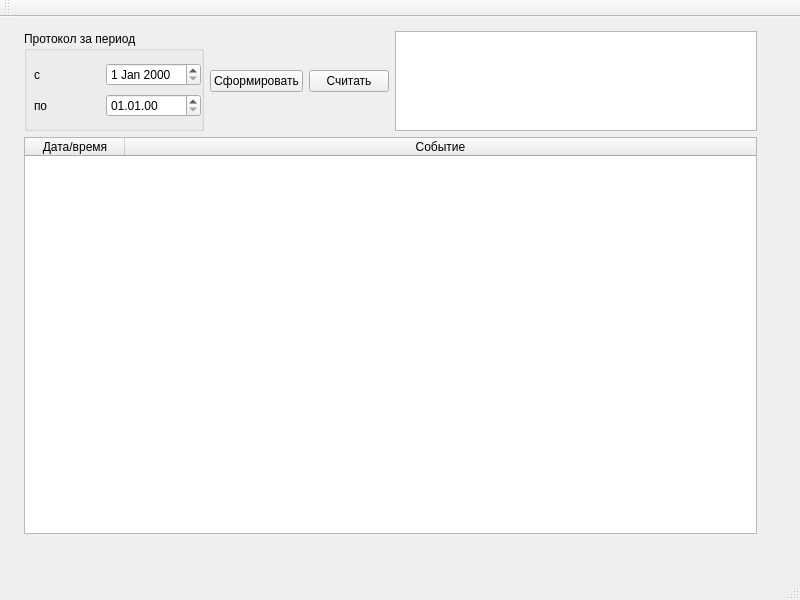
<?xml version="1.0" encoding="UTF-8"?>
<ui version="4.0">
 <class>EventsLog</class>
 <widget class="QMainWindow" name="EventsLog">
  <property name="geometry">
   <rect>
    <x>0</x>
    <y>0</y>
    <width>800</width>
    <height>600</height>
   </rect>
  </property>
  <property name="windowTitle">
   <string>События системы</string>
  </property>
  <widget class="QWidget" name="centralwidget">
   <widget class="QWidget" name="layoutWidget">
    <property name="geometry">
     <rect>
      <x>20</x>
      <y>10</y>
      <width>741</width>
      <height>511</height>
     </rect>
    </property>
    <layout class="QGridLayout" name="glMain">
     <property name="leftMargin">
      <number>4</number>
     </property>
     <property name="topMargin">
      <number>4</number>
     </property>
     <property name="rightMargin">
      <number>4</number>
     </property>
     <property name="bottomMargin">
      <number>4</number>
     </property>
     <item row="0" column="1">
      <widget class="QPushButton" name="pbnGetLog">
       <property name="sizePolicy">
        <sizepolicy hsizetype="Fixed" vsizetype="Fixed">
         <horstretch>0</horstretch>
         <verstretch>0</verstretch>
        </sizepolicy>
       </property>
       <property name="text">
        <string>Сформировать</string>
       </property>
      </widget>
     </item>
     <item row="0" column="0">
      <widget class="QGroupBox" name="grbxRepPeriod">
       <property name="minimumSize">
        <size>
         <width>180</width>
         <height>100</height>
        </size>
       </property>
       <property name="maximumSize">
        <size>
         <width>180</width>
         <height>100</height>
        </size>
       </property>
       <property name="title">
        <string>Протокол за период</string>
       </property>
       <widget class="QWidget" name="layoutWidget">
        <property name="geometry">
         <rect>
          <x>10</x>
          <y>30</y>
          <width>167</width>
          <height>60</height>
         </rect>
        </property>
        <layout class="QGridLayout" name="glPeriod">
         <item row="0" column="0">
          <widget class="QLabel" name="label_2">
           <property name="text">
            <string>с</string>
           </property>
          </widget>
         </item>
         <item row="1" column="0">
          <widget class="QLabel" name="label_3">
           <property name="text">
            <string>по</string>
           </property>
          </widget>
         </item>
         <item row="0" column="1">
          <widget class="QDateEdit" name="deBegin"/>
         </item>
         <item row="1" column="1">
          <widget class="QDateEdit" name="deEnd">
           <property name="showGroupSeparator" stdset="0">
            <bool>false</bool>
           </property>
           <property name="displayFormat">
            <string>dd.MM.yy</string>
           </property>
          </widget>
         </item>
        </layout>
       </widget>
      </widget>
     </item>
     <item row="2" column="0" colspan="4">
      <widget class="QTableWidget" name="tableWidget">
       <property name="rowCount">
        <number>0</number>
       </property>
       <attribute name="horizontalHeaderStretchLastSection">
        <bool>true</bool>
       </attribute>
       <attribute name="verticalHeaderStretchLastSection">
        <bool>false</bool>
       </attribute>
       <column>
        <property name="text">
         <string>Дата/время</string>
        </property>
       </column>
       <column>
        <property name="text">
         <string>Событие</string>
        </property>
       </column>
      </widget>
     </item>
     <item row="0" column="3">
      <widget class="QTextEdit" name="textEdit">
       <property name="maximumSize">
        <size>
         <width>16777215</width>
         <height>100</height>
        </size>
       </property>
      </widget>
     </item>
     <item row="0" column="2">
      <widget class="QPushButton" name="pbnReadFromFile">
       <property name="text">
        <string>Считать</string>
       </property>
      </widget>
     </item>
    </layout>
   </widget>
  </widget>
  <widget class="QMenuBar" name="menubar">
   <property name="geometry">
    <rect>
     <x>0</x>
     <y>0</y>
     <width>800</width>
     <height>22</height>
    </rect>
   </property>
  </widget>
  <widget class="QStatusBar" name="statusbar"/>
  <widget class="QToolBar" name="toolBar">
   <property name="windowTitle">
    <string>toolBar</string>
   </property>
   <attribute name="toolBarArea">
    <enum>TopToolBarArea</enum>
   </attribute>
   <attribute name="toolBarBreak">
    <bool>false</bool>
   </attribute>
  </widget>
 </widget>
 <resources/>
 <connections/>
</ui>
